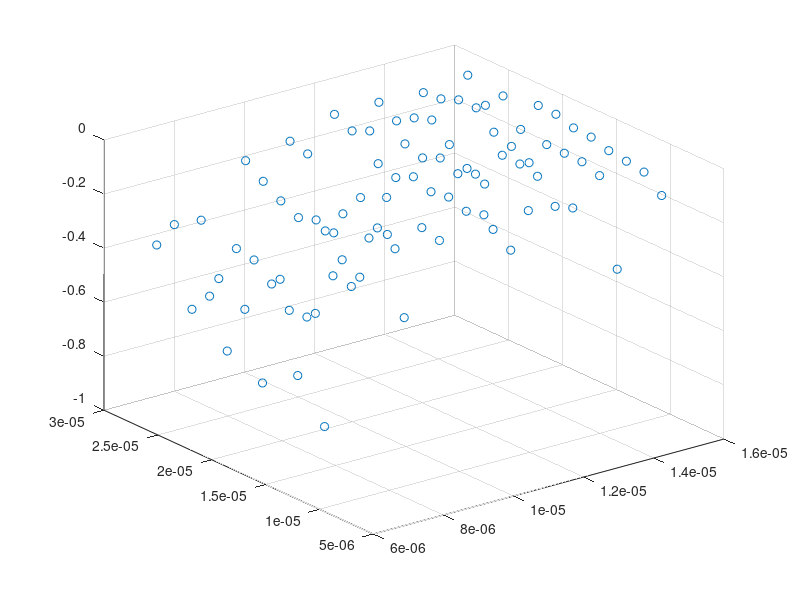

Recreate this plot in MATLAB. (Note: this script raises an error after producing the figure.)
clear all
clc
close all

% 1. load in concentration data 
load red3yellow3_4.15.19_processed.mat

addpath('/Users/karthik/Documents/MATLAB/Colormaps');

IMcc = IMbase;

p = 80;
X1 = IMcc(p,:);

N = size(IMcc,1);
x = zeros(size(IMcc,1),2); y = zeros(size(IMcc,1),1);
for i = 1:size(IMcc,1)
    y(i) = -mean( (IMcc(i,:)-X1).^2 );
    x(i,:) = Cc(:,i);
end

figure(1)
scatter3(x(:,1),x(:,2),y)
%
ff = 1e5;
x = x*ff;

[ymax,imax] = max(y); xmax = x(imax,:);

nT = N-1;
ind = randperm(size(IMcc,1)); ind(ind==p) = [];
xT = x(ind(1:nT),:); yT = y(ind(1:nT));
xTest = x(p,:); yTest = y(p);

np = 70;
sx = unique([linspace(min(x(:,1)),max(x(:,1)),np)';xT(:,1)]);
sy = unique([linspace(min(x(:,2)),max(x(:,2)),np)';xT(:,2)]);
xp = zeros(size(sx,1)*size(sy,1),2);
ct = 1;
for i = 1:size(sx,1)
    for j = 1:size(sy,1)
        xp(ct,:) = [sx(i),sy(j)];
        ct = ct+1;
    end
end

%%
sigmaY = 0.0;
mle = @(x) mlefun(xT,yT,x,sigmaY);
jmle = @(x) jacmlefun(xT,yT,x,sigmaY);

th0 = linspace(0.01,4,200);
M = zeros(length(th0));
for i = 1:length(th0)
    for j=  1:length(th0)
        M(i,j) = mle([th0(i),th0(j)]);
    end
end
%%
imagesc(th0,th0,M); hold on
contour(th0,th0,M,30,'k-'); hold off
set(gca,'FontSize',18,'Linewidth',2,'Box','off','Ydir','normal')
%b.EdgeColor = 'none';
colorbar
colormap(fire)
axis square
% subplot(212)
% plot(th0,diag(M))

%%
cmap = fire();

sigmaY = 0.000;
nruns = 100; niter = 500; alph = 0.01; beta = 1.0; normalize = 2; % component normalization seems good
mle = @(x) mlefun(xT,yT,x,sigmaY);
jmle = @(x) jacmlefun(xT,yT,x,sigmaY);

% F_hist = zeros(nruns,niter);
% f0 = zeros(1,nruns);
% for k = 1:nruns
%     x0 = rand(1,size(xT,2));
%     [x_hist,f_hist,j_hist,exitflag] = cg_optim(mle,jmle,x0,alph,beta,niter,normalize);
%     exitflag
%     F_hist(k,:) = f_hist;
%     f0(k) = min(mean(F_hist(k,300:end)));
% end
%
% varr = zeros(niter,1);
% hold on
% for k = 1:nruns
%     plot(1:niter,F_hist(k,:))
%     varr = sum(abs(diff(F_hist(k,:))));
% end
% hold off
% [~,iopt] = min(f0);
% %[~,iopt] = min(min(M)); [ii,jj] = ind2sub(size(M),iopt);
% theta = x_hist(iopt,:)
% %theta = [th0(ii),th0(jj)]


x0 = rand(1,size(xT,2));
[xopt,fopt] = cg_optim_wrap(mle,jmle,x0,[],[],alph,beta,nruns,niter,normalize);
theta = xopt
theta_hist(1,:) = theta;
%%
%theta = theta_hist(1,:)
[Mu,Cov,logL,K,Ks,Kss,L,alpha,v] =  gprfcn(xp,xT,yT,theta,sigmaY);
Sig = sqrt(diag(Cov));

%
Mu_rs = reshape(Mu,size(sy,1),size(sx,1));
Sig_rs = reshape(Sig,size(sy,1),size(sx,1));

clf
surfc(sx,sy,Mu_rs,'FaceAlpha',0.2)
hold on
surf(sx,sy,Mu_rs+2*Sig_rs,'FaceAlpha',0.3,'EdgeColor','none')
surf(sx,sy,Mu_rs-2*Sig_rs,'FaceAlpha',0.3,'EdgeColor','none')
scatter3(xT(:,1),xT(:,2),yT,100,'MarkerFaceColor',[0.3,0.3,0.3])
scatter3(xTest(1),xTest(2),yTest,110,'MarkerFaceColor',[0,1,0])
xlabel('c_1 (Red) / 10^{-5} M')
ylabel('c_2 (Yellow) / 10^{-5} M')
zlabel('|IM - A_i|^2')
colormap(cmap)
colorbar
set(gca,'FontSize',17,'Linewidth',2,'Box','off')
hold off

%%
fill_between_lines = @(X,Y1,Y2,C) fill( [X fliplr(X)],  [Y1 fliplr(Y2)], C );

ii = 30;

mu1 = Mu_rs + 2*Sig_rs;
mu2 = Mu_rs - 2*Sig_rs;
xmu = Mu_rs(:,ii); sigmu1 = mu1(:,ii); sigmu2 = mu2(:,ii);

hold on
scatter(xT(:,2),yT,100)
plot(sy,xmu,'k-','Linewidth',1,'color',[0.5,0,0]); 
h = fill_between_lines(sy',sigmu2',sigmu1',[0.3010, 0.7450, 0.9330]);
h.FaceAlpha = 0.2; 
hold off
xlabel('x')
ylabel('GP(x)')
%ll = legend('Data','GPR','\pm 2\sigma'); set(ll,'Location','NorthEast');
set(gca,'FontSize',18,'Linewidth',2,'Box','off')
grid on
%% 2. BayesOpt loop

clear all
clc
close all

cmap = fire();

load red3yellow3_4.15.19_processed.mat

addpath('/Users/karthik/Documents/MATLAB/Colormaps');

IMcc = IMbase;

p = 80;
X1 = IMcc(p,:);

N = size(IMcc,1);
x = zeros(size(IMcc,1),2); y = zeros(size(IMcc,1),1);
for i = 1:size(IMcc,1)
    y(i) = -mean( (IMcc(i,:)-X1).^2 );
    x(i,:) = Cc(:,i);
end

ff = 1e5;
x = x*ff;

nT = 10;
ind = randperm(size(IMcc,1)); ind(ind==p) = [];
xT = x(ind(1:nT),:); yT = y(ind(1:nT));
xTest = x(p,:); yTest = y(p);

xdat = x;
ydat = y;

np = 70;
sx = unique([linspace(min(x(:,1)),max(x(:,1)),np)';xT(:,1)]);
sy = unique([linspace(min(x(:,2)),max(x(:,2)),np)';xT(:,2)]);
xp = zeros(size(sx,1)*size(sy,1),2);
ct = 1;
for i = 1:size(sx,1)
    for j = 1:size(sy,1)
        xp(ct,:) = [sx(i),sy(j)];
        ct = ct+1;
    end
end

%
theta_hist = [];
GP_hist = [];
yh = [];

sigmaY = 0.000;
nruns = 100; niter = 500; alph = 0.01; beta = 1.0; normalize = 2; % component normalization seems good
mle = @(x) mlefun(xT,yT,x,sigmaY);
jmle = @(x) jacmlefun(xT,yT,x,sigmaY);
x0 = rand(1,size(xT,2));
[xopt,fopt] = cg_optim_wrap(mle,jmle,x0,[],[],alph,beta,nruns,niter,normalize);
theta = xopt;
theta_hist(1,:) = theta;

%
kappa = 1;
Phi = @(x) cdf('norm',x,0,1);
phi = @(x) pdf('norm',x,0,1);

%
flag_plot = 1;
maxit = 500; 
flag = 0; 
tol = 0; tolsig = 0;
it = 1;

if flag_plot == 1
    clf
    figure(1)
    set(gcf, 'Position',  [100, 100, 1000, 1000])
end

while flag == 0 && it <= maxit

    [Mu,Cov,~,~,~,~,~,~,~] =  gprfcn(xp,xT,yT,theta,sigmaY);
    Sig = sqrt(diag(Cov));

    % PI Acquisition function
    PI_acq = zeros(1,length(Mu));
    
%     i1 = find(Sig > tolsig);
%     Z = @(ind) (Mu(ind) - max(Mu) - kappa)./Sig(ind);
%     PI_acq(i1) = Phi(Z(i1)).*(Mu(i1)-max(Mu)-kappa) + phi(Z(i1)).*Sig(i1);

    PI_acq = Mu + kappa*Sig;

    [MPI,jj] = max(PI_acq);
    
    x_next = xp(jj,:);
    
    yh(it) = norm(x_next-xTest);
     
    if MPI < tol
        flag = 1;
        mess = sprintf('Optimum found at Iter-%d',it);
        disp(mess)
        break;
    end
    
    if flag_plot == 1
        Mu_rs = reshape(Mu,size(sy,1),size(sx,1));
        Sig_rs = reshape(Sig,size(sy,1),size(sx,1)); 
        PI_rs = reshape(PI_acq,size(sy,1),size(sx,1));
        
        subplot(221)
        surfc(sx,sy,Mu_rs,'FaceAlpha',0.8); 
        colormap(cmap)
        hold on
        surf(sx,sy,Mu_rs+2*Sig_rs,'FaceAlpha',0.4,'EdgeColor','none')
        surf(sx,sy,Mu_rs-2*Sig_rs,'FaceAlpha',0.4,'EdgeColor','none')
        scatter3(xT(:,1),xT(:,2),yT,100,'MarkerFaceColor',[0,0,0])
        scatter3(xTest(1),xTest(2),yTest,140,'MarkerFaceColor',[0,1,0])
        hold off
        xlabel('c_1 (Red) / 10^{-5} M')
        ylabel('c_2 (Yellow) / 10^{-5} M')
        zlabel('GP(c_1,c_2)')
        title(sprintf('Iteration - %d',it))
        set(gca,'FontSize',15,'Linewidth',2,'Box','off')
        axis([-inf,inf,-inf,inf,-1,1])
        
        subplot(222)
        surfc(sx,sy,PI_rs,'FaceAlpha',0.8,'EdgeColor','none')
        xlabel('c_1 (Red) / 10^{-5} M')
        ylabel('c_2 (Yellow) / 10^{-5} M')
        zlabel('Acq(c_1,c_2)')
        title('Expected Improvement')
        set(gca,'FontSize',15,'Linewidth',2,'Box','off')
        %axis([-inf,inf,-inf,inf,0,max(PI_acq)+0.1])
        
        subplot(223)
        hold on
        clr = [1,0,0;0,0,1];
        for k = 1:length(theta)
            plot(1:it,theta_hist(1:it,k),'k:','color',clr(k,:),'Linewidth',1); 
            scatter(it,theta_hist(it,k),100,'MarkerFaceColor',clr(k,:)); 
        end
        hold off
        xlabel('Iteration')
        ylabel('\theta')
        axis([-inf,inf,0,2])
        set(gca,'FontSize',18,'Linewidth',2,'Box','off')
        grid on
        %axis square
        
        subplot(224)
        hold on
        plot(1:it,yh(1:it),'k-.','Linewidth',1); 
        scatter(it,yh(it),100,'MarkerFaceColor',[1,0,0]); 
        hold off
        xlabel('Iteration')
        ylabel('|x^{k} - x^*|_2')
        %axis([-inf,inf,0,2])
        set(gca,'FontSize',18,'Linewidth',2,'Box','off')
        grid on
        %axis square
        
        
        pause(0.5)
    end
    
    
    [~,i2] = min(sum(abs(xdat-xp(jj,:)),2));
    xT = [xT;xdat(i2,:)];
    yT = [yT;ydat(i2,:)];
    xdat(i2,:) = []; ydat(i2) = [];
    
    GP_hist{it,1} = Mu; GP_hist{it,2} = Cov; GP_hist{it,3} = PI_acq;
    
    it = it + 1;
    
    mle = @(x) mlefun(xT,yT,x,sigmaY);
    jmle = @(x) jacmlefun(xT,yT,x,sigmaY);
    x0 = rand(1,size(xT,2));
    [xopt,fopt] = cg_optim_wrap(mle,jmle,x0,[],[],alph,beta,nruns,niter,normalize);
    theta = xopt;
    theta_hist(it,:) = xopt;
end
%%
plot_BO(GP_hist,theta_hist,it-1,sx,sy,xT,yT,xTest,yTest)

%% functions 
function [Mu,Cov,logL,K,Ks,Kss,L,alpha,v] = gprfcn(xTest,xTrain,yTrain,theta,sigmaY)
    [K,~] = kernfcn(xTrain,xTrain,theta);
    [Ks,~] = kernfcn(xTest,xTrain,theta);
    [Kss,~] = kernfcn(xTest,xTest,theta);
    
    if sigmaY == 0
        L = chol(K+eps*length(K)*eye(length(K)),'lower');
    else
        L = chol(K+sigmaY^2*eye(length(K)),'lower');
    end
    
    theta1 = 1/length(K)*yTrain'*(L'\(L\yTrain));
    K = theta1*K; Ks = theta1*Ks; Kss = theta1*Kss;
    
    if sigmaY == 0
        L = chol(K+eps*length(K)*eye(length(K)),'lower');
    else
        L = chol(K+sigmaY^2*eye(length(K)),'lower');
    end
    
    alpha = L'\(L\yTrain);
    Mu = Ks*alpha;
    v = L\(Ks');
    Cov = Kss - v'*v; Cov(Cov<1e-60) = 0;
    %logL = -1/2*yTrain'*alpha - sum(log(diag(L))) - length(K)/2*log(2*pi);
    logL = -length(K)/2*(log(2*pi)+1) - length(K)/2*log( yTrain'*alpha / length(K) ) - sum(log(diag(L)));
    logL = -logL;

end

function [logL] = mlefun(xTrain,yTrain,theta,sigmaY)
    % use analytical gradient:
    % d(logL)/dx_j = 1/2*Tr( (alpha*alpha' - K^-1)*dK/dx_j )
    % alpha = K^-1*y = inv(L')*inv(L)*y
    % theta(1) = 1/length(K)*yTrain'*(K'\yTrain) where K' = K/theta(1)
    
    [K,~] = kernfcn(xTrain,xTrain,theta);
    if sigmaY == 0
        L = chol(K+1e-15*length(K)*eye(length(K)),'lower');
    else
        L = chol(K+sigmaY^2*eye(length(K)),'lower');
    end
    alpha = L'\(L\yTrain);
    theta1 = 1/length(K)*yTrain'*alpha;
%     K = K*theta1;
%     if sigmaY == 0
%         L = chol(K+1e-15*length(K)*eye(length(K)),'lower');
%     else
%         L = chol(K+sigmaY^2*eye(length(K)),'lower');
%     end
    %logL = -1/2*yTrain'*alpha - sum(log(diag(L))) - length(K)/2*log(2*pi);
    logL = -length(K)/2*(log(2*pi)+1) - length(K)/2*log(theta1) - sum(log(diag(L)));
    logL = -logL;
end

function [JlogL] = jacmlefun(xTrain,yTrain,theta,sigmaY)

    [K,Daa] = kernfcn(xTrain,xTrain,theta);
    if sigmaY == 0
        L = chol(K+1e-15*length(K)*eye(length(K)),'lower');
    else
        L = chol(K+sigmaY^2*eye(length(K)),'lower');
    end
%    theta1 = 1/length(K)*yTrain'*(L'\(L\yTrain));
%     K = theta1*K;
%     if sigmaY == 0
%         L = chol(K+1e-15*length(K)*eye(length(K)),'lower');
%     else
%         L = chol(K+sigmaY^2*eye(length(K)),'lower');
%     end
    alpha = L'\(L\yTrain); 
    %A = alpha*alpha';
    JlogL = zeros(1,length(theta));
    for i = 1:length(theta)
        dKdthi = 1/theta(i)^3*Daa{i}.*(L*L');
        %JlogL(i) = 1/2*trace( A*dKdthi - L'\(L\dKdthi) );
        %JlogL(i) = 1/2*trace( length(K)*A*dKdthi - L'\(L\dKdthi) )/(yTrain'*alpha);
        JlogL(i) = 1/2*(length(K)*alpha'*dKdthi*alpha/(yTrain'*alpha) - trace(L'\(L\(dKdthi))) );
    end
    JlogL = -JlogL;
end

function [K,Daa] = kernfcn(X,Y,theta)
    D = zeros(size(X,1),size(Y,1));
    Daa = cell(1,length(theta));
    for i = 1:length(theta)
        Da = distance_matrix(X(:,i)',Y(:,i)');
        D = D + Da./(theta(i)^2);
        Daa{i} = Da;
    end
    K = exp(-1/2*D);
end

function [D] = distance_matrix(X, Y, varargin)
    % X,Y are nfeatures x nsamples
    % column vectors
    if isempty(varargin)
        p = 2;
    else
        p = varargin{1};
    end
    if size(X) == size(Y)
        if strcmp(p,'Inf')
            % Requires X,Y to be N x K, N = # points, K = # dimensions!
            X = permute(X,[1,2,3]);
            Y = permute(Y,[3,2,1]);
            D = squeeze(max(abs(bsxfun(@minus, X, Y)),[],2));
        else
            D = bsxfun(@plus,dot(X,X,1)',dot(Y,Y,1))-2*(X'*Y);
        end
    else
        D = zeros(size(X,2),size(Y,2));
        for i = 1:size(X,2)
            for j = 1:size(Y,2)
                D(i,j) = sum( (X(:,i) - Y(:,j)).^2 );
            end
        end
    end
end

function [x_hist,f_hist,jf_hist,exitflag] = cg_optim(mle,jmle,x0,alpha,beta,niter,normalize)
    %mle = @(x) mlefun(xTrain,yTrain,[1,x],sigmaY);
    %jmle = @(x) jacmlefun(xTrain,yTrain,[1,x],sigmaY);
    x_hist = zeros(niter,length(x0)); x_hist(1,:) = x0;
    f_hist = zeros(niter,1); f_hist(1) = mle(x0);
    jf_hist = zeros(niter,length(x0)); jf_hist(1,:) = jmle(x0);
    dtemp = jf_hist(1,:);
    k = 2;
    exitflag = 0;
    while exitflag == 0 && k <= niter 
        jf_hist(k,:) = jmle(x_hist(k-1,:));
        if normalize == 1 % normalize by total norm
            d = (1-beta)*dtemp + beta*jf_hist(k,:)/norm(jf_hist(k,:));
        elseif normalize == 2 % normalize by component norm
            d = (1-beta)*dtemp + beta*sign(jf_hist(k,:))*sqrt(length(x0));
        else % no normalization
            d = (1-beta)*dtemp + beta*jf_hist(k,:);
        end
        x_hist(k,:) = x_hist(k-1,:) - alpha*d;
        f_hist(k) = mle(x_hist(k,:));
        dtemp = d;
        if norm(x_hist(k,:) - x_hist(k-1,:)) <= 1e-9
            exitflag = 1;
        end
        k = k + 1;
        %alpha = alpha/k;
    end
end

function [xopt,fopt] = cg_optim_wrap(mle,jmle,x0,lb,ub,alpha,beta,nruns,niter,normalize)

    mm = 50;
    
    [x1_hist,f1_hist,~] = cg_optim(mle,jmle,x0,alpha,beta,niter,normalize);
    %[fopt,iopt] = min(f1_hist);
    fopt = mean(f1_hist(niter-mm:end,:));
    xopt = x1_hist(end,:);
    %xopt = x1_hist(iopt,:);
    %fopt = f1_hist(end);
    %xopt = x1_hist(end,:);
    
    for i = 2:nruns
        if isempty(lb) && isempty(ub)
            x0 = rand(1,length(x0));
        else
            x0 = (ub-lb).*rand(1,length(x0)) + lb;
        end
        [x1_hist,f1_hist,~,~] = cg_optim(mle,jmle,x0,alpha,beta,niter,normalize);
        %[f0,i0] = min(f1_hist);
        f0 = mean(f1_hist(niter-mm:end,:));
        %f0 = f1_hist(end);
        if fopt > f0
            xopt = x1_hist(end,:);
            %xopt = x1_hist(i0,:);
            fopt = f0;
        end
    end
end

function [] = plot_BO(GP_hist,theta_hist,it,sx,sy,xT,yT,xmax,ymax)

    cmap = fire();
    
    max_mu = max(GP_hist{1,1}); max_pi = max(GP_hist{1,3});
    min_mu = min(GP_hist{1,1}); min_pi = min(GP_hist{1,3});
    for i = 2:it
        temp1 = max(GP_hist{i,1});
        temp2 = max(GP_hist{i,3});
        temp3 = min(GP_hist{i,1});
        temp4 = min(GP_hist{i,3});
        if max_mu < temp1
            max_mu = temp1;
        end
        if max_pi < temp2
            max_pi = temp2;
        end
        if min_mu > temp3
            min_mu = temp3;
        end
        if min_pi > temp4
            min_pi = temp4;
        end
    end
        
    clf
    figure(1)
    set(gcf, 'Position',  [100, 100, 1000, 1000])
    
    Nx =length(sx); Ny = length(sy);
    for k = 1:it
        Mu = GP_hist{k,1}; Cov = GP_hist{k,2}; PI_acq = GP_hist{k,3};
        Mu_rs = reshape(Mu,Ny,Nx); Sig_rs = reshape(sqrt(diag(Cov)),Ny,Nx); PI_rs = reshape(PI_acq,Ny,Nx);
        
        subplot(221)
        surfc(sx,sy,Mu_rs,'FaceAlpha',0.8); 
        colormap(cmap)
        hold on
        surf(sx,sy,Mu_rs+2*Sig_rs,'FaceAlpha',0.3,'EdgeColor','none')
        surf(sx,sy,Mu_rs-2*Sig_rs,'FaceAlpha',0.3,'EdgeColor','none')
        scatter3(xT(1:k,1),xT(1:k,2),yT(1:k),100,'MarkerFaceColor',[0,0,0.9])
        scatter3(xmax(1),xmax(2),ymax,120,'kp','MarkerFaceColor',[0,1,0])
        hold off
        %axis square
        xlabel('x')
        ylabel('y')
        zlabel('GP(x,y)')
        title(sprintf('Iteration - %d',k))
        set(gca,'FontSize',15,'Linewidth',2,'Box','off')
        axis([-inf,inf,-inf,inf,min_mu-0.1,max_mu+0.1])
        
        subplot(222)
        surfc(sx,sy,PI_rs)
        xlabel('x')
        ylabel('y')
        zlabel('Acq(x,y)')
        title('Expected Improvement')
        %axis square
        set(gca,'FontSize',15,'Linewidth',2,'Box','off')
        axis([-inf,inf,-inf,inf,min_pi-0.1,max_pi+0.1])
        
        subplot(223)
        plot(1:it,abs(yT(1:it)-ymax),'k-.','Linewidth',2); hold on
        H = scatter(k,abs(yT(k)-ymax),100,'MarkerFaceColor',[1,0,0]); 
        xlabel('Iteration')
        ylabel('|y_{max}^{pred} - y_{max}|')
        ll = legend(H,'Error'); set(ll,'Location','NorthWest');
        axis([-inf,inf,0,max(abs(yT-ymax))+1])
        set(gca,'FontSize',18,'Linewidth',2,'Box','off')
        grid on
        axis square

        subplot(224)
        clr = [1,0,0;0,0,1];
        hold on
        for t = 1:size(theta_hist,2)
            plot(1:it,theta_hist(1:it,t),'k:','color',clr(t,:),'Linewidth',2); 
            h{t} = scatter(k,theta_hist(k,t),100,'MarkerFaceColor',clr(t,:),'MarkerEdgeColor',[0,0,0]); 
        end
        hold off
        ll = legend([h{1},h{2}],'\theta_1','\theta_2'); set(ll,'Location','NorthWest');
        xlabel('Iteration')
        ylabel('\theta')
        axis([-inf,inf,min(min(theta_hist))-0.1,max(max(theta_hist))+0.1])
        set(gca,'FontSize',18,'Linewidth',2,'Box','off')
        grid on
        axis square

        pause(0.5)
    end
        
end
